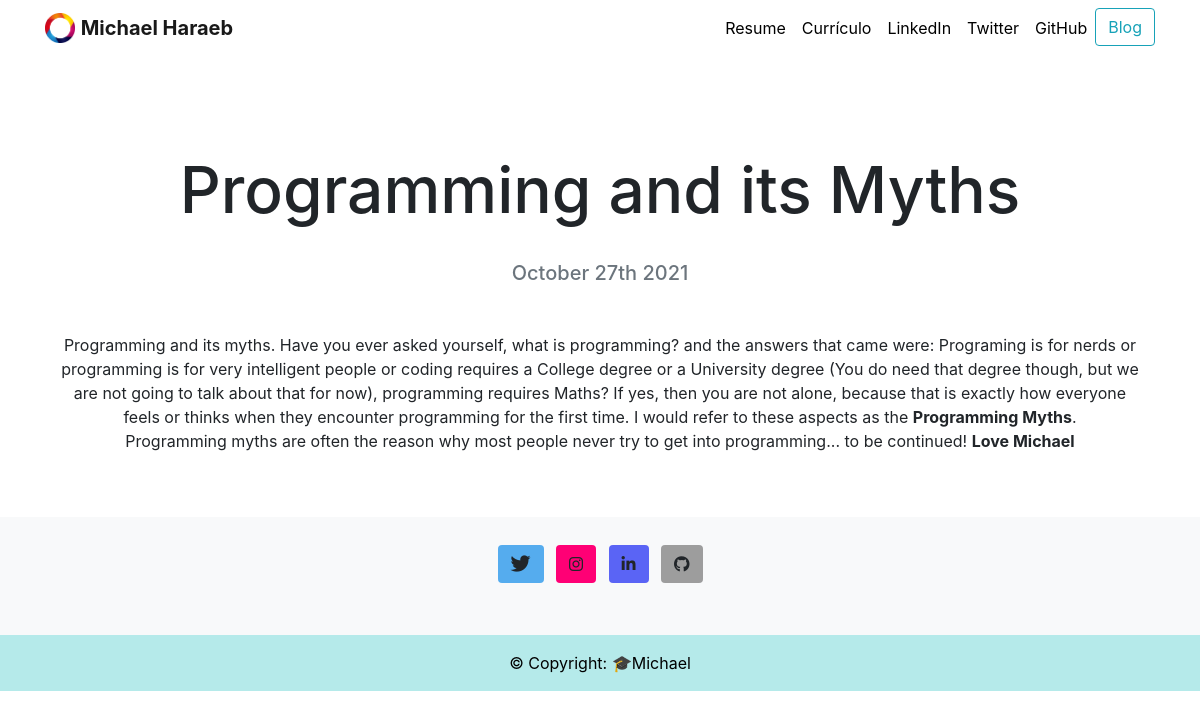
Page /blog/14/ on the committed database.
### blog/models.py (models this page shows, shortened)
class Blog(models.Model):
    title= models.CharField(max_length=100)
    description = models.TextField()
    added_on = models.DateField()

### blog/views.py (the view)
# urls.py: path('<int:blog_id>/', views.blog_detail, name='blog_detail'),
def blog_detail(request, blog_id):
    blog = get_object_or_404(Blog, pk=blog_id)
    return render(request, "blog/details.html", {"blog": blog})

### blog/templates/blog/details.html
{% extends "portfolio/base.html" %}
{% load static %}
{% block content %}
<div class="container" style="text-align: center;">
    <h1 class="text-center mt-5" id="blogdetailtitle">{{ blog.title }}</h1>
    <br>
    <h5 class="text-center text-muted mb-5">{{ blog.added_on|date:'F jS Y' }}</h5>
    <p>{{ blog.description|safe }}</p>
</div>
{% endblock %}

### portfolio/static/portfolio/styles.css (style rules this page uses)
body { margin: 0; font-family: 'Arial', Helvetica, sans-serif; }
@media (min-width: 991px) { #blogdetailtitle { font-size: 4rem; } }

### rows in the picture
Blog: title "Programming and its Myths", added_on "October 27th 2021", description "Programming and its myths. Have you ever asked yourself, what is programming? and the answers that came were: Programing is for nerds or programming is for very intelligent people or coding requires a College degree or a University degree (You do need that degree though, but we are not going to talk about that for now), programming requires Maths? If yes, then you are not alone, because that is exactly how everyone feels or thinks when they encounter programming for the first time. I would refer to these aspects as the Programming Myths . Programming myths are often the reason why most people never try to get into programming... to be continued! Love Michael"
